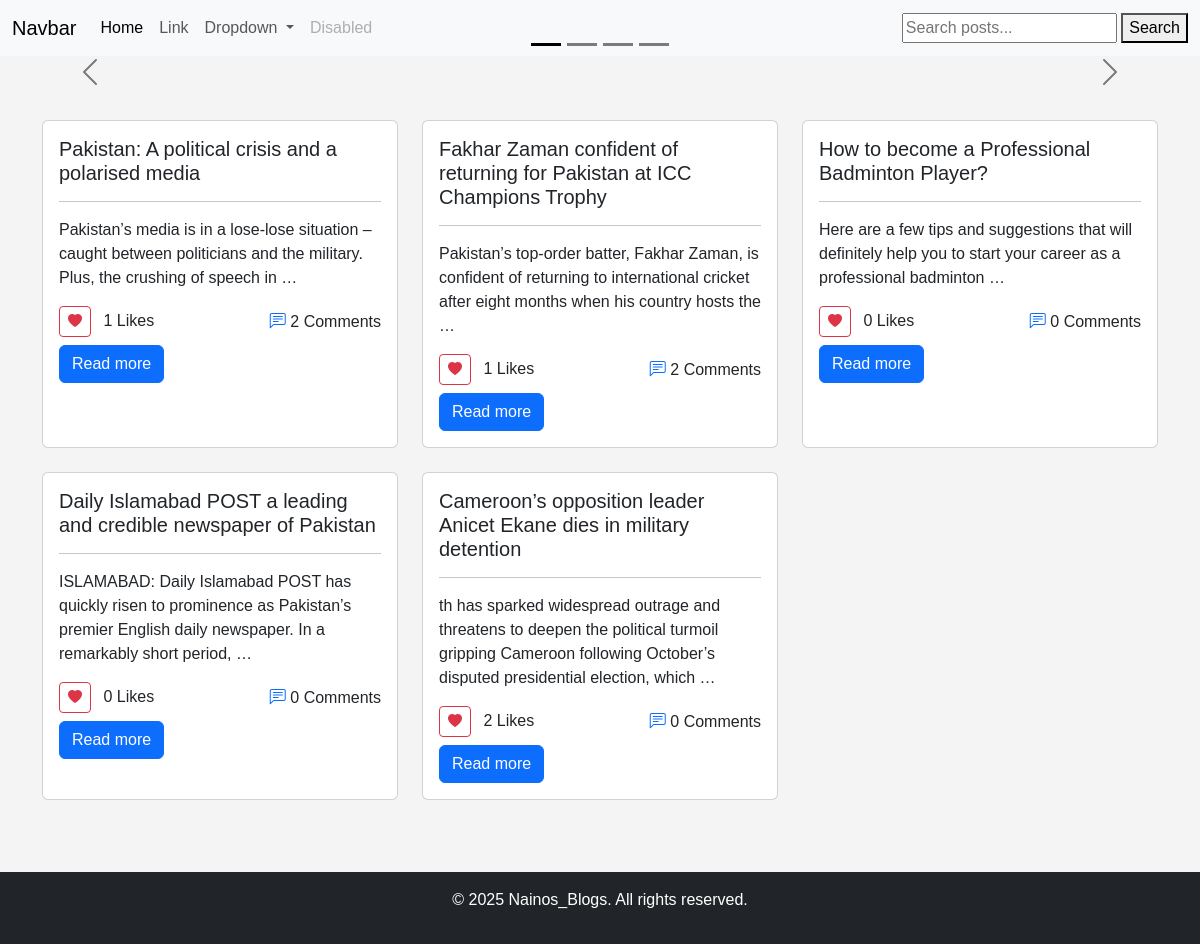
The page / on the database its author committed.
### nainos_blogs/models.py (models this page shows, shortened)
class BLog(models.Model):
    title = models.CharField(max_length=200)
    image = models.CharField(max_length=200)
    content = RichTextField()
    disception = models.TextField(max_length=500)
    date = models.DateTimeField(auto_now_add=True)
    likes = models.IntegerField(default=0)

### nainos_blogs/views.py (the view)
# urls.py: path('', views.list , name='list'),
def list(request):
    posts = BLog.objects.all()
    carousel = BLog.objects.all().order_by('-id')[:4]
    comment = Comment.objects.all()
    return render(request, 'list.html', {'posts': posts, 'carousel': carousel, 'comments':  comment })

### templates/list.html (shortened to what this page needs)
{% extends "base.html" %}
{%block content%}
<div id="carouselExampleDark" class="carousel carousel-dark slide mt-3" data-bs-ride="carousel">
    <div class="carousel-indicators">
      {% for item in carousel %}
      <button type="button" data-bs-target="#carouselExampleDark" data-bs-slide-to="{{forloop.counter}}" class="{% if forloop.first %}active{% endif %}" aria-current='true' aria-label="slide{{forloop.counter}}"></button>
    {% endfor %}
    </div>
    <button class="carousel-control-prev" type="button"  style= 'color: white' data-bs-target="#carouselExampleDark" data-bs-slide="prev">
      <span class="carousel-control-prev-icon"  aria-hidden="true"></span>
    </button>
    <button class="carousel-control-next" type="button"  style= 'color: white' data-bs-target="#carouselExampleDark" data-bs-slide="next">
      <span class="carousel-control-next-icon" aria-hidden="true"></span>
    </button>
  </div>
<br />
<div class="container my-4">
    <div class="row">
      {% for item in posts %}
        <div class="col-md-4 mb-4">
          <div class="card h-100">
            <div class="card-body">
              <h5 class="card-title">{{ item.title }}</h5>
              <hr>
              <p class="card-text">{{ item.content| truncatewords:20 }}</p>
             <div class="d-flex align-items-center justify-content-between">
                <div>
                  <button class="btn btn-outline-danger btn-sm me-2 like-btn" data-post-id="">
                    <i class="bi bi-heart-fill"></i>
                  </button>
                  <span class="like-count">{{ item.likes }}</span> Likes
                </div>
                <div>
                  <i class="bi bi-chat-left-text text-primary"></i>
                  <span class="comment-count">{{ item.comment_set.count }}</span> Comments
                </div>
              </div>
              <a href="{%  url 'detail' item.pk%}" class="btn btn-primary mt-2">Read more</a>
            </div>
          </div>
        </div>
        {% endfor %}
    </div>
  </div>
{%endblock content%}

### templates/base.html (shortened to what this page needs)
{% load static %}
<!doctype html>
<html lang="en">
  <head>
    <link href="https://cdn.jsdelivr.net/npm/bootstrap@5.3.8/dist/css/bootstrap.min.css" rel="stylesheet">
    <link rel="stylesheet" href="{% static 'css/style.css' %}">
    <link rel="stylesheet" href="https://cdn.jsdelivr.net/npm/bootstrap-icons@1.11.1/font/bootstrap-icons.css">
  </head>
  <body>
    <nav class="navbar navbar-expand-lg bg-body-tertiary">
    <div class="container-fluid">
        <a class="navbar-brand" href="#">Navbar</a>
        <div class="collapse navbar-collapse" id="navbarSupportedContent">
        <ul class="navbar-nav me-auto mb-2 mb-lg-0">
            <li class="nav-item">
            <a class="nav-link active" aria-current="page" href="{% url 'list' %}">Home</a>
            </li>
            <li class="nav-item">
            <a class="nav-link" href="#">Link</a>
            </li>
            <li class="nav-item dropdown">
            <a class="nav-link dropdown-toggle" href="#" role="button" data-bs-toggle="dropdown" aria-expanded="false">
                Dropdown
            </a>
            </li>
            <li class="nav-item">
            <a class="nav-link disabled" aria-disabled="true">Disabled</a>
            </li>
        </ul>
        <form method="GET" action="{% url 'search' %}">
    <input type="text" name="q" placeholder="Search posts..." required>
    <button type="submit">Search</button>
</form>
        </div>
    </div>
    </nav>
    {% block content %}
    {% endblock content %}
    <br />
    <footer class="bg-dark text-white text-center py-3">
    <p>&copy; 2025 Nainos_Blogs. All rights reserved.</p>
    </footer>
  </body>
</html>

### static/css/style.css (style rules this page uses)
body { font-family: Arial, sans-serif; background-color: #f4f4f4; margin: 0; padding: 0; }

### rows shown on the page
BLog: title "Cameroon’s opposition leader Anicet Ekane dies in military detention", content "th has sparked widespread outrage and threatens to deepen the political turmoil gripping Cameroon following October’s disputed presidential election, which …", likes "2", comment_set.count "0"
BLog: title "Daily Islamabad POST a leading and credible newspaper of Pakistan", content "ISLAMABAD: Daily Islamabad POST has quickly risen to prominence as Pakistan’s premier English daily newspaper. In a remarkably short period, …", likes "0", comment_set.count "0"
BLog: title "How to become a Professional Badminton Player?", content "Here are a few tips and suggestions that will definitely help you to start your career as a professional badminton …", likes "0", comment_set.count "0"
BLog: title "Fakhar Zaman confident of returning for Pakistan at ICC Champions Trophy", content "Pakistan’s top-order batter, Fakhar Zaman, is confident of returning to international cricket after eight months when his country hosts the …", likes "1", comment_set.count "2"
BLog: title "Pakistan: A political crisis and a polarised media", content "Pakistan’s media is in a lose-lose situation – caught between politicians and the military. Plus, the crushing of speech in …", likes "1", comment_set.count "2"
